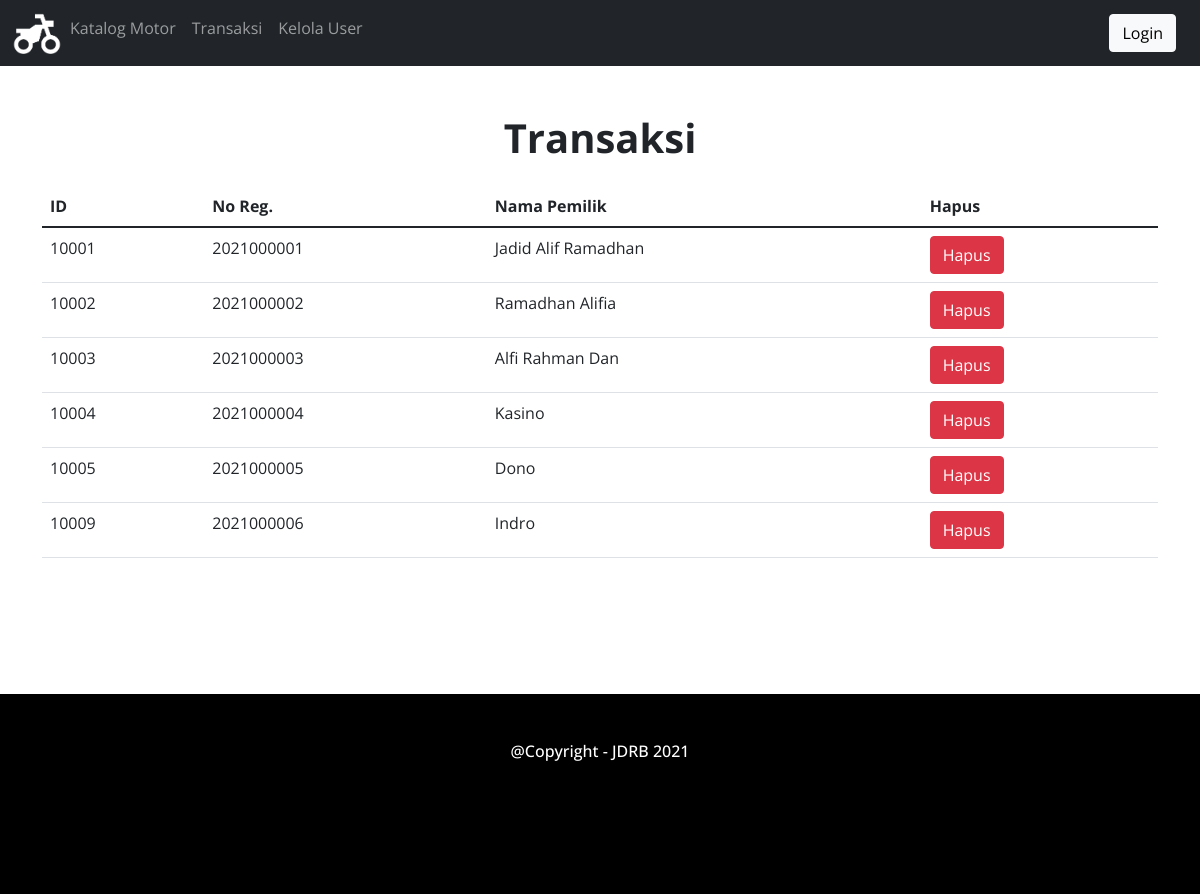
/home/Teknisi/transaksi.php, run on the app's committed database.
### tables this page shows
CREATE TABLE `identitas_motor` (
  `ID` int(5) NOT NULL,
  `NoRegistrasi` int(10) NOT NULL,
  `NamaPemilik` varchar(25) NOT NULL,
  `Alamat` varchar(25) NOT NULL,
  `NoRangka` varchar(15) NOT NULL,
  `NoMesin` varchar(15) NOT NULL,
  `PlatNo` varchar(9) NOT NULL,
  `Merk` varchar(10) NOT NULL,
  `Type` varchar(15) NOT NULL,
  `Model` varchar(10) NOT NULL,
  `TahunPembuatan` year(4) NOT NULL,
  `IsiSilinder` int(5) NOT NULL,
  `BahanBakar` varchar(10) NOT NULL,
  `WarnaTNKB` varchar(10) NOT NULL,
  `TahunRegistrasi` year(4) NOT NULL,
  `NoBPKB` varchar(8) NOT NULL,
  `KodeLokasi` varchar(10) NOT NULL,
  `MasaBerlakuSTNK` date NOT NULL,
  `Gambar_Motor` varchar(255) NOT NULL,
  `Tgl_Beli` date DEFAULT NULL,
  `Harga_Beli` int(11) NOT NULL,
  `Tgl_Jual` date DEFAULT NULL,
  `Harga_Jual` int(11) NOT NULL
);

### home/Teknisi/transaksi.php (the view, shortened to what this page needs)
<!DOCTYPE html>
<html lang="en">
<head>
<link rel="stylesheet" href="../../bootstrap/css/bootstrap.min.css">
<link rel="stylesheet" href="../../style.css">
</head>
<body>
<nav class="navbar navbar-expand-sm bg-dark navbar-dark">
    <div class="container-fluid">
    <ul class="navbar-nav">
        <li class="nav-item">
            <a href="03_index.php"><img src="../../img/logo.png" class="logo-navbar"><a>
        </li>
        <li class="nav-item">
            <a class="nav-link" href="03_alert.php">Katalog Motor</a>
        </li>
        <li class="nav-item">
            <a class="nav-link" href="03_transaksi.php">Transaksi</a>
        </li>
        <li class="nav-item">
            <a class="nav-link" href="03_alert.php">Kelola User</a>
        </li>
    </ul>
    </div>
    <?php if (isset($_SESSION["Nama"])) : ?>
        <p class="h6 text-white mr-5">Halo,<?php echo $_SESSION["Nama"] ?></p>
        <a href="../../logout.php" class="btn btn-light buttonnavbar">Logout</a>
    <?php else : ?>
        <a href="../../login.php" class="btn btn-light buttonnavbar">Login</a>
    <?php endif; ?>
</nav>
<div class="header">
    <h1 class="mt-5">Transaksi</h1>
</div>
<div class="container">
	<div class="mt-4">
		<div class="table-responsive">
			<table class="table">
				<thead>
					<tr>
						<th>ID</th>
						<th>No Reg.</th>
						<th>Nama Pemilik</th>
                        <th>Hapus</th>
					</tr>
				</thead>
				<tbody>
                <?php
                    include '../../koneksi.php';
                    $data=mysqli_query($koneksi,"SELECT * FROM Identitas_Motor") or die(mysqli_error($koneksi));
                    foreach($data as $identitasmotor){?>
					<tr>
						<td><?php echo $identitasmotor['ID'];?></td>
						<td><?php echo $identitasmotor['NoRegistrasi'];?></td>
						<td><?php echo $identitasmotor['NamaPemilik'];?></td>
						<td>
                            <a href="03_transaksi_delete.php?ID=<?php echo $identitasmotor['ID']?>" class="btn btn-danger" onclick="return confirm('Anda akan menghapus data ini ?')">Hapus</a>
						</td>
					</tr>
                <?php }
                ?>
				</tbody>
            </table>
        </div>
    </div>
</div>
<footer>
    <h6 class="text-center p-5"> @Copyright - JDRB 2021</h6>
</footer>
</body>
</html>

### style.css (style rules this page uses)
body { font-family: "Open Sans"; width: 100%; height: 100%; }
h1 { font-weight: bold; text-align: center; }
footer { width: 100%; height: 200px; margin-top: 10%; background-color: black; }
h6 { color: white; }
.logo-navbar { width:50px; height:50px; }
.buttonnavbar { margin-left: 2%; float: right; margin-right: 2%; }

### data on the page
identitas_motor: ID "10001", NoRegistrasi "2021000001", NamaPemilik "Jadid Alif Ramadhan"
identitas_motor: ID "10002", NoRegistrasi "2021000002", NamaPemilik "Ramadhan Alifia"
identitas_motor: ID "10003", NoRegistrasi "2021000003", NamaPemilik "Alfi Rahman Dan"
identitas_motor: ID "10004", NoRegistrasi "2021000004", NamaPemilik "Kasino"
identitas_motor: ID "10005", NoRegistrasi "2021000005", NamaPemilik "Dono"
identitas_motor: ID "10009", NoRegistrasi "2021000006", NamaPemilik "Indro"
